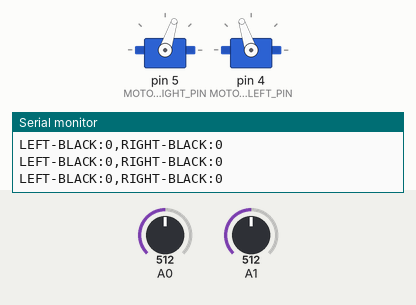
This sketch was run on a simulated Arduino Uno, built with avr-gcc and run on an emulated ATmega328P. Shown: 2 × servo, the last lines printed to the serial monitor. The test bench sets the inputs (shaded band); at power-on: A0 = 512, A1 = 512.

Above: at 4.2 s.
4.3 s: A0 set to 535
At 5.4 s:
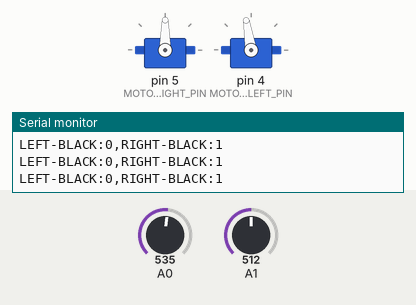
5.8 s: A1 set to 716
At 6.4 s:
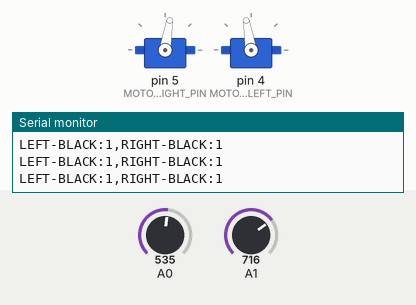
7.3 s: A0 set to 511
At 7.8 s:
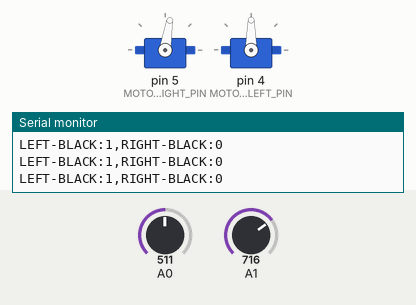
10.3 s: A1 set to 527
11.8 s: A1 set to 509
At 13.1 s:
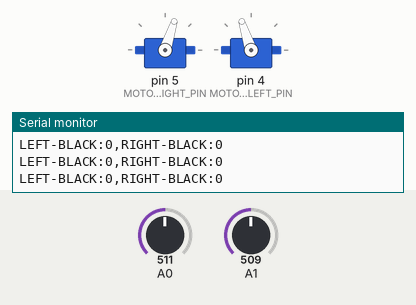
14.8 s: A1 set to 900
At 15.6 s:
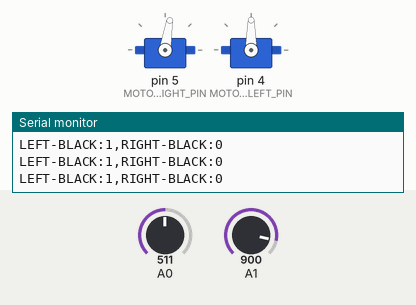
Timing chart, 0 to 17.3 s (numbered marks = the images above; inputs shaded):
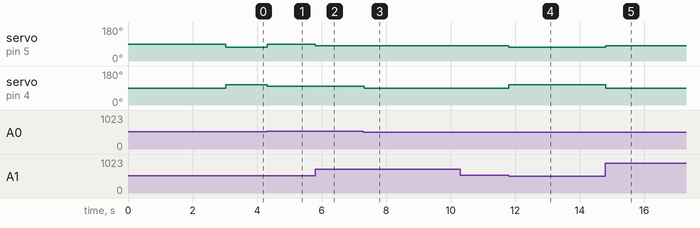

Measured:
- the behaviour switches between 517 and 518 on A0 (found by bisection; images 0 and 1)
- the behaviour switches between 518 and 517 on A1 (found by bisection; images 3 and 4)
- after the input at 4.3 s, servo on pin 5 (MOTOR_RIGHT_PIN): 72° → 90° at once; servo on pin 4 (MOTOR_LEFT_PIN): 108° → 99° at once
- after the input at 5.8 s, servo on pin 5 (MOTOR_RIGHT_PIN): 90° → 81° at once
- after the input at 7.3 s, servo on pin 4 (MOTOR_LEFT_PIN): 99° → 90° at once
- after the input at 11.8 s, servo on pin 5 (MOTOR_RIGHT_PIN): 81° → 72° at once; servo on pin 4 (MOTOR_LEFT_PIN): 90° → 108° at once
- after the input at 14.8 s, servo on pin 5 (MOTOR_RIGHT_PIN): 72° → 81° at once; servo on pin 4 (MOTOR_LEFT_PIN): 108° → 90° at once

The sketch:

T010.ino
```cpp
#include <Arduino.h>

#define TEST_MODE
#include "robot.h"

Robot robot;

void setup()
{
  Serial.begin(115200);
  robot.begin();
}

void loop()
{
  robot.loop();
}
```

linesensor.cpp
```cpp
#include "linesensor.h"
#include "config.h"

LineSensor::LineSensor(byte leftSensorAnalogPin, byte rightSensorAnalogPin) :
  mLeftAPin(leftSensorAnalogPin),
  mRightAPin(rightSensorAnalogPin)
{

}

LineSensor::LineSensor(const LineSensor& copyFrom) :
  mLeftAPin(copyFrom.mLeftAPin),
  mRightAPin(copyFrom.mRightAPin)
{

}

void LineSensor::begin()
{
  pinMode(mLeftAPin, INPUT);
  pinMode(mRightAPin, INPUT);
  caliberate();
}

void LineSensor::loop()
{
  #ifndef TEST_MODE
    readAndRecaliberate();
  #else
    testLoop();
  #endif
}

void LineSensor::readAndRecaliberate()
{
  LineSensorValues current = readSensors(IRSENSOR_READ_WINDOW);
  //printValues(Serial, "BASE-", mBase);
  //printValues(Serial, "CURRENT-", current);
  mStatus = compareSensorValues(mBase, current);
  printStatus(Serial, mStatus);
  recaliberate();
}

void LineSensor::testLoop()
{
  LineSensorValues current = readSensors(IRSENSOR_READ_WINDOW);
  printValues(Serial, "TEST-", current);
}

LineSensorStatus LineSensor::getStatus()
{
  return mStatus;
}

LineSensorValues LineSensor::readSensors(byte readCount)
{
  int accumulator[] = {0, 0};
  for(int i = 0; i < readCount; i++)
  {
    accumulator[0] += analogRead(mLeftAPin);
    accumulator[1] += analogRead(mRightAPin);
    delay(1);
  }

  LineSensorValues values;
  values.left = accumulator[0] / readCount;
  values.right = accumulator[1] / readCount;
  return values;
}

LineSensorStatus LineSensor::compareSensorValues(LineSensorValues base, LineSensorValues current)
{
  LineSensorStatus status = { 0, 0 };
  if (current.left > (base.left + IRSENSOR_DELTA_THRESH))
  {
    status.leftOnBlack = 1;
  }

  if (current.right > (base.right + IRSENSOR_DELTA_THRESH))
  {
    status.rightOnBlack = 1;
  }
  return status;
}

void LineSensor::caliberate()
{
    Serial.println(F("-----CALIBERATION-----"));
    mBase = readSensors(IRSENSOR_READ_WINDOW);
    mReadCount = 0;
}

void LineSensor::recaliberate()
{
  mReadCount++;
  if (mReadCount >= IRSENSOR_RECALIBERATION)
  {
    Serial.println(F("-----RECALIBERATION-----"));
    mBase = readSensors(IRSENSOR_READ_WINDOW);
    mReadCount = 0;
  }
}

void LineSensor::printValues(Print& printer, char* prefix, LineSensorValues svalues)
{
  printer.print(prefix);
  printer.print(F("LEFT:"));
  printer.print(svalues.left);
  printer.print(F(","));
  printer.print(prefix);
  printer.print(F("RIGHT:"));
  printer.println(svalues.right);
}

void LineSensor::printStatus(Print& printer, LineSensorStatus status)
{
  printer.print(F("LEFT-BLACK:"));
  printer.print(status.leftOnBlack);
  printer.print(",");
  printer.print(F("RIGHT-BLACK:"));
  printer.print(status.rightOnBlack);
  printer.println();
}
```

linesensor.h
```cpp
#pragma once

#include <Arduino.h>
#include "linesensorvalues.h"
#include "linesensorstatus.h"

class LineSensor
{
  public:

    LineSensor(byte leftSensorAnalogPin, byte rightSensorAnalogPin);
    LineSensor(const LineSensor& copyFrom);
    void begin();
    void loop();
    LineSensorStatus getStatus();

  private:
    byte mLeftAPin;
    byte mRightAPin;
    LineSensorValues mBase;
    LineSensorStatus mStatus;
    int mReadCount;

    LineSensorStatus compareSensorValues(LineSensorValues base, LineSensorValues current);
    LineSensorValues readSensors(byte readCount);
    void caliberate();
    void recaliberate();
    void printValues(Print& printer, char* prefix, LineSensorValues svalues);
    void printStatus(Print& printer, LineSensorStatus status);
    void readAndRecaliberate();
    void testLoop();
};
```

linesensorstatus.h
```cpp
#pragma once

struct LineSensorStatus
{
  int leftOnBlack;
  int rightOnBlack;
};
```

linesensorvalues.h
```cpp
#pragma once

struct LineSensorValues
{
  int left;
  int right;
};
```

motors.cpp
```cpp
#include "motors.h"
#include "config.h"

Motors::Motors(byte leftMotorPin, byte rightMotorPin) :
  mLeftMotorPin(leftMotorPin),
  mRightMotorPin(rightMotorPin)
{

}

Motors::Motors(const Motors& copyFrom) :
  mLeftMotorPin(copyFrom.mLeftMotorPin),
  mRightMotorPin(copyFrom.mRightMotorPin)
{

}

void Motors::begin()
{
  pinMode(mRightMotorPin, OUTPUT);
  pinMode(mLeftMotorPin, OUTPUT);
  mRightMotor.attach(mRightMotorPin);
  mLeftMotor.attach(mLeftMotorPin);
}

void Motors::loop()
{
  // NOOP
  #ifndef TEST_MODE
    // NOOP
  #else
    testLoop();
  #endif
}

void Motors::testLoop()
{
  Serial.println(F("LEFT MOTOR SPINNING 3000 MS"));
  rotateLeftMotor(10);
  delay(3000);
  rotateLeftMotor(0);
  delay(1000);

  Serial.println(F("RIGHT MOTOR SPINNING 3000 MS"));
  rotateRightMotor(10);
  delay(3000);
  rotateRightMotor(0);
  delay(1000);
}

void Motors::stopMove()
{
  rotateLeftMotor(0);
  rotateRightMotor(0);
}

void Motors::turnLeft(byte speedPercent, int delayMS)
{
  rotateLeftMotor(0);
  rotateRightMotor(speedPercent);
  delay(delayMS);
}

void Motors::turnRight(byte speedPercent, int delayMS)
{
  rotateRightMotor(0);
  rotateLeftMotor(speedPercent);
  delay(delayMS);
}

void Motors::moveForward(byte speedPercent, int delayMS)
{
  moveStraight(speedPercent);
  delay(delayMS);
}

void Motors::moveReverse(byte speedPercent, int delayMS)
{
  moveStraight(-1 * speedPercent);
  delay(delayMS);
}

void Motors::moveStraight(byte speedPercent)
{
  rotateLeftMotor(speedPercent);
  rotateRightMotor(speedPercent);
}

void Motors::rotateLeftMotor(byte speedPercent)
{
  mLeftMotor.write(getLeftDegree(speedPercent));
}

void Motors::rotateRightMotor(byte speedPercent)
{
  mRightMotor.write(getRightDegree(speedPercent));
}

byte Motors::getRightDegree(byte speedPercent)
{
  speedPercent = clampSpeedPercent(speedPercent);
  return 90 - (90 * speedPercent / 100);
}

byte Motors::getLeftDegree(byte speedPercent)
{
  speedPercent = clampSpeedPercent(speedPercent);
  return 90 + (90 * speedPercent / 100);
}


byte Motors::clampSpeedPercent(byte speedPercent)
{
  return speedPercent;
  if (speedPercent <= MOTOR_MIN_PERCENT && speedPercent > 0)
  {
    speedPercent = MOTOR_MIN_PERCENT;
  }

  if (speedPercent >= -MOTOR_MIN_PERCENT && speedPercent < 0)
  {
    speedPercent = -MOTOR_MIN_PERCENT;
  }

  return speedPercent;
}
```

motors.h
```cpp
#pragma once

#include <Arduino.h>
#include <Servo.h>

class Motors
{
  public:
    Motors(byte leftMotorPin, byte rightMotorPin);
    Motors(const Motors& copyFrom);
    void begin();
    void loop();
    void turnLeft(byte speedPercent, int delayMS);
    void turnRight(byte speedPercent, int delayMS);
    void moveForward(byte speedPercent, int delayMS);
    void moveReverse(byte speedPercent, int delayMS);
    void stopMove();

  private:
    byte mLeftMotorPin;
    byte mRightMotorPin;
    Servo mRightMotor;
    Servo mLeftMotor;
    byte clampSpeedPercent(byte speedPercent);
    byte getRightDegree(byte speedPercent);
    byte getLeftDegree(byte speedPercent);
    void rotateLeftMotor(byte speedPercent);
    void rotateRightMotor(byte speedPercent);
    void moveStraight(byte speedPercent);
    void testLoop();
};
```

robot.cpp
```cpp
#include "Arduino.h"
#include "robot.h"

Robot::Robot() :
  mLineSensor(LineSensor(IRSENSOR_LEFT_PIN, IRSENSOR_RIGHT_PIN)),
  mMotors(Motors(MOTOR_LEFT_PIN, MOTOR_RIGHT_PIN))
{

}

Robot::Robot(LineSensor& lineSensor, Motors& motors) :
  mLineSensor(lineSensor),
  mMotors(motors)
{

}

void Robot::begin()
{
  // wait until robot is put on the ground
  delay(ROBOT_INIT_DELAY);
  mLineSensor.begin();
  mMotors.begin();
}

void Robot::loop()
{
  mLineSensor.loop();
  mMotors.loop();
  #ifndef TEST_MODE
    stayOnLine(ROBOT_SPEED);
  #endif
}

void Robot::stayOnLine(byte speedPercent)
{
  LineSensorStatus s = mLineSensor.getStatus();
  if (s.leftOnBlack && !s.rightOnBlack)
  {
    mMotors.turnLeft(speedPercent / 2, ROBOT_MOVE_DELAY);
  }
  else if (s.rightOnBlack && !s.leftOnBlack)
  {
    mMotors.turnRight(speedPercent / 2, ROBOT_MOVE_DELAY);
  }
  else if (!s.rightOnBlack && !s.leftOnBlack)
  {
    mMotors.moveForward(speedPercent, ROBOT_MOVE_DELAY);
  }
  else
  {
    // if both are on black, just keep moving forward slowly for now
    mMotors.moveForward(speedPercent / 2, ROBOT_MOVE_DELAY);
  }
}
```

robot.h
```cpp
#pragma once

#include "motors.h"
#include "linesensor.h"
#include "config.h"

class Robot
{
  public:
    Robot();
    Robot(LineSensor& lineSensor, Motors& motors);
    void begin();
    void loop();
    void stayOnLine(byte speedPercent);

  private:
    LineSensor mLineSensor;
    Motors mMotors;
};
```

config.h
```cpp
#pragma once

// uncomment to enable test mode to ensure all components working
//#define TEST_MODE

#define ROBOT_SPEED          20      // percentage of total speed
#define ROBOT_INIT_DELAY     3000    // how long to wait before initializing the robot (helps with putting it on the ground)
#define ROBOT_MOVE_DELAY     0       // delay after issuing move commands, defines speed at which the main loop runs

// Servo motor pins
#define MOTOR_RIGHT_PIN       5      // left motor digital pin, swap with below if the robot is going in reverse
#define MOTOR_LEFT_PIN        4      // right motor digital pin, swap with above if the robot is going in reverse
#define MOTOR_MIN_PERCENT     0      // minimum speed percent where motors spin

// TCRT5000 IR sensor
#define IRSENSOR_LEFT_PIN       1      // left IR sensor
#define IRSENSOR_RIGHT_PIN      0      // right IR sensor
#define IRSENSOR_DELTA_THRESH   5        // how much change from base to detect black line
#define IRSENSOR_READ_WINDOW    10  // how many values to average
#define IRSENSOR_RECALIBERATION 10000     // recaliberate after this many reads
```
